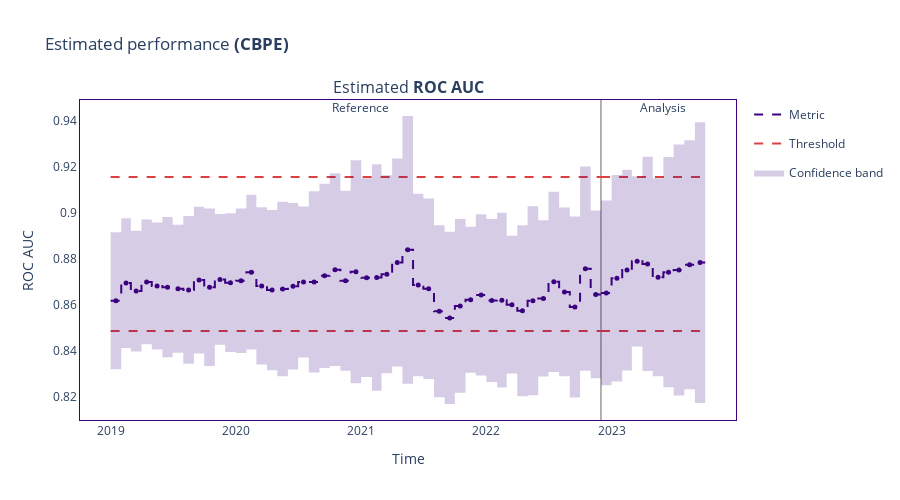

Source (notebook cell):
### Markdown cell above
### PD Model Perf-Est

### Code cell
# Set thresholds
pd_auc_threshold = nml.thresholds.StandardDeviationThreshold(std_lower_multiplier=1, std_upper_multiplier=2)

# Build estimator
pd_estimator = nml.CBPE(
    y_pred_proba='pd_predics',
    y_pred='default_predics',
    y_true='fo_par90_flag',
    timestamp_column_name='contract_date',
    metrics=['roc_auc'],
    chunk_period='M',
    problem_type='classification_binary',
    thresholds={
        'roc_auc': pd_auc_threshold
    }
)

# Train estimator
pd_estimator.fit(reference_df)
# Estimate performance
pd_estimated_results = pd_estimator.estimate(analysis_df)
# plot
pd_estimated_results.filter(period='all').plot().show(width=3)
